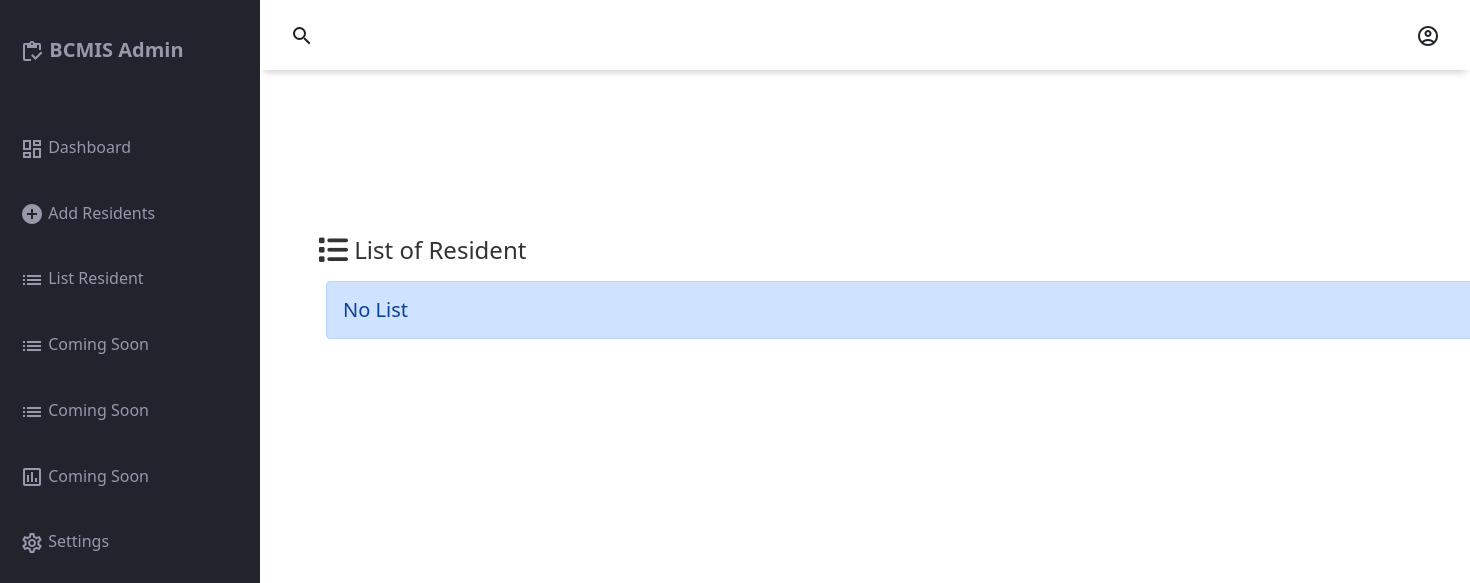
The app's page /view_list, older data.
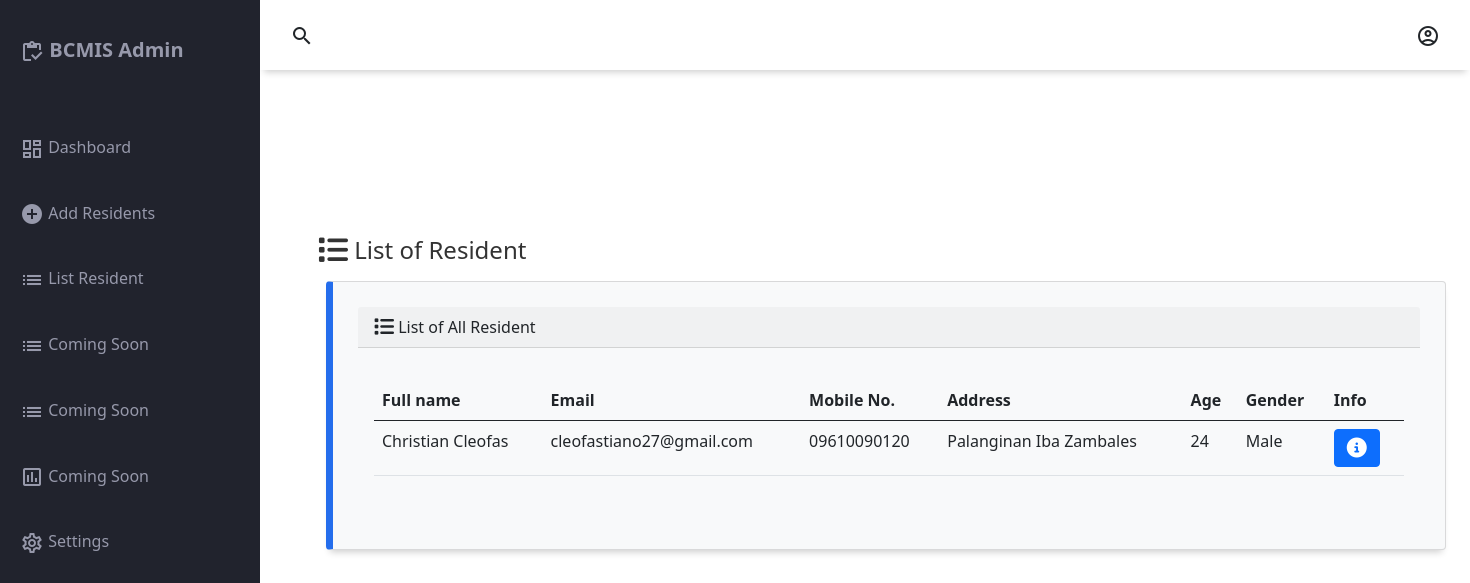
The same page, newer data.
### authentication/models.py (models this page shows, shortened)
class Resident(models.Model):
    name = models.CharField(max_length=70)
    birthday = models.CharField(max_length=70)
    email = models.CharField(max_length=70)
    phone = models.CharField(max_length=70)
    address = models.CharField(max_length=70)
    age = models.CharField(max_length=70)
    status = models.CharField(max_length=70)
    citizen = models.CharField(max_length=70)
    gender = models.CharField(max_length=70)
    id_type = models.CharField(max_length=70)
    id_no = models.CharField(max_length=70)
    member = models.CharField(max_length=70)

### authentication/views.py (the view)
# urls.py: path('view_list', views.view_list, name='view_list'),
def view_list(request):
    return render(request, 'authentication/view.html', {
        'resident' : Resident.objects.all(),
    })

### templates/authentication/view.html (shortened to what the changed rows need)
{% load static %}
<!DOCTYPE html>
<html lang="en">
<head>
    <link rel="stylesheet" href="https://cdnjs.cloudflare.com/ajax/libs/font-awesome/6.2.1/css/all.min.css"/>
    <link rel="stylesheet" href="{% static 'css/dashboard.css' %}">
    <link rel="stylesheet" href="{% static 'css/view.css' %}">
    <link href="https://cdn.jsdelivr.net/npm/bootstrap@5.0.2/dist/css/bootstrap.min.css" rel="stylesheet">
</head>
<body>
    <section class="containers-tables">
        <div class="d-flex flex-column">
            <div class="container-fluid">
                <div class="row" id="row-lister">
                    <div class="col-12">
                        {% if resident %}
                        <div class="card bg-light ms-4 me-4 mb-4" id="cards-box-section">
                            <div class="card-header"><i class="fa-solid fa-list fa-lg"></i> List of All Resident</div>
                            <div class="card-body">
                              <p class="card-text">
                                <div class="table-responsive">
                                    <table class="table table-hover">
                                        <thead>
                                          <tr>
                                            <th scope="col">Full name</th>
                                            <th scope="col">Email</th>
                                            <th scope="col">Mobile No.</th>
                                            <th scope="col">Address</th>
                                            <th scope="col">Age</th>
                                            <th scope="col">Gender</th>
                                            <th scope="col">Info</th>
                                          </tr>
                                        </thead>
                                        <tbody>
                                            {% for item in resident %}
                                            <tr>
                                                <td>{{ item.name }}</td>
                                                <td>{{ item.email }}</td>
                                                <td>{{ item.phone }}</td>
                                                <td>{{ item.address }}</td>
                                                <td>{{ item.age }}</td>
                                                <td>{{ item.gender }}</td>
                                                <td>
                                                    <button type="button" class="btn btn-primary me-1" href="{% url 'view_info' item.id %}" data-bs-toggle="modal" data-bs-target="#myModal{{resident.id}}">
                                                        <i class="fa-solid fa-circle-info fa-lg"></i>
                                                      </button>
                                                </td>
                                            </tr>
                                            {% endfor %}
                                        </tbody>
                                    </table>
                                </div>
                              </p>
                            </div>
                          </div>
                        {% else %}
                        <h5 class="alert alert-primary ms-4 me-4">No List</h5>
                        {% endif %}
                    </div>
                </div>
            </div>
        </div>
    </section>
</body>
</html>

Row changes from the older to the newer data that the page shows:
added Resident: name "Christian Cleofas", email "cleofastiano27@gmail.com", phone "09610090120", address "Palanginan Iba Zambales", age "24", gender "Male"
Text that changed along with them:
text no longer shown: "No List"
text now shown: "List of All Resident Full name Email Mobile No. Address Age Gender Info"
